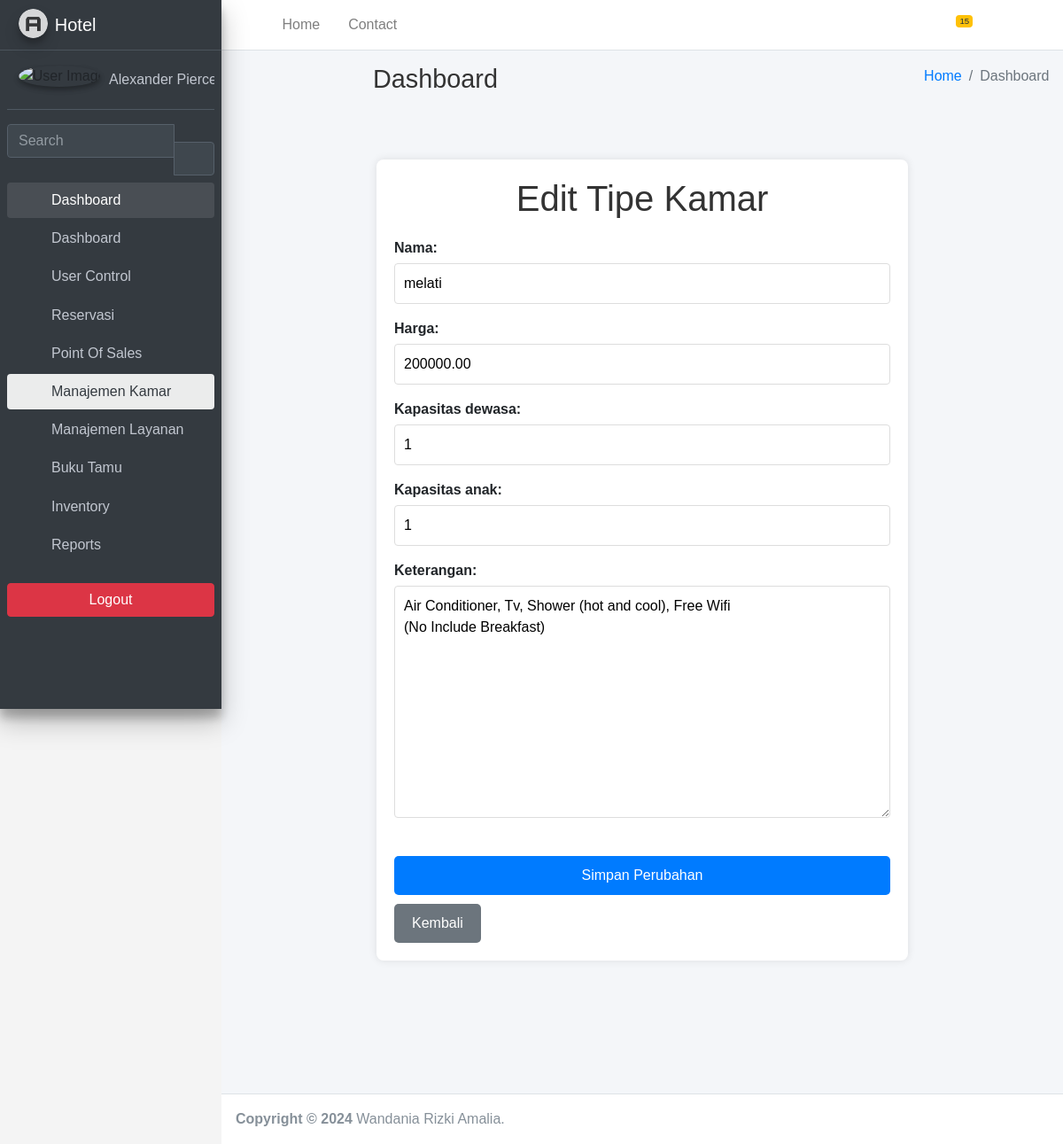
The page /hotel/room_types/edit/1/ on the database its author committed.
### hotel/models.py (models this page shows, shortened)
class RoomType(models.Model):
    nama = models.CharField(max_length=100)
    harga = models.DecimalField(max_digits=10, decimal_places=2)
    kapasitas_dewasa = models.IntegerField()
    kapasitas_anak = models.IntegerField()
    keterangan = models.TextField(blank=True, null=True)

### hotel/views.py (the view)
# urls.py: path('room_types/edit/<int:pk>/', views.edit_room_type, name='edit_room_type'),
def edit_room_type(request, pk):
    room_type = get_object_or_404(RoomType, pk=pk)
    if request.method == 'POST':
        form = RoomTypeForm(request.POST, instance=room_type)
        if form.is_valid():
            form.save()
            return redirect('room_type_list')
    else:
        form = RoomTypeForm(instance=room_type)
    return render(request, 'edit_room_type.html', {'form': form})

### hotel/forms.py
class RoomTypeForm(forms.ModelForm):
    class Meta:
        model = RoomType
        fields = ['nama', 'harga', 'kapasitas_dewasa', 'kapasitas_anak', 'keterangan']

### hotel/templates/edit_room_type.html (shortened to what this page needs)
<!DOCTYPE html>
{% load static %}
<html lang="en">
<head>
  <link rel="stylesheet" href="{% static 'assets/plugins/fontawesome-free/css/all.min.css' %}">
  <link rel="stylesheet" href="{% static 'assets/https://code.ionicframework.com/ionicons/2.0.1/css/ionicons.min.css' %}">
  <link rel="stylesheet" href="{% static 'assets/plugins/tempusdominus-bootstrap-4/css/tempusdominus-bootstrap-4.min.css' %}">
  <link rel="stylesheet" href="{% static 'assets/plugins/icheck-bootstrap/icheck-bootstrap.min.css' %}">
  <link rel="stylesheet" href="{% static 'assets/plugins/jqvmap/jqvmap.min.css' %}">
  <link rel="stylesheet" href="{% static 'assets/dist/css/adminlte.min.css' %}">
  <link rel="stylesheet" href="{% static 'assets/plugins/overlayScrollbars/css/OverlayScrollbars.min.css' %}">
  <link rel="stylesheet" href="{% static 'assets/plugins/daterangepicker/daterangepicker.css' %}">
  <link rel="stylesheet" href="{% static 'assets/plugins/summernote/summernote-bs4.min.css' %}">
</head>
<body class="hold-transition sidebar-mini layout-fixed">
<div class="wrapper">
  <nav class="main-header navbar navbar-expand navbar-white navbar-light">
    <ul class="navbar-nav">
      <li class="nav-item">
        <a class="nav-link" data-widget="pushmenu" href="#" role="button"><i class="fas fa-bars"></i></a>
      </li>
      <li class="nav-item d-none d-sm-inline-block">
        <a href="index3.html" class="nav-link">Home</a>
      </li>
      <li class="nav-item d-none d-sm-inline-block">
        <a href="#" class="nav-link">Contact</a>
      </li>
    </ul>
    <ul class="navbar-nav ml-auto">
      <li class="nav-item dropdown">
        <a class="nav-link" data-toggle="dropdown" href="#">
          <span class="badge badge-warning navbar-badge">15</span>
        </a>
      </li>
      <li class="nav-item">
        <a class="nav-link" data-widget="fullscreen" href="#" role="button">
          <i class="fas fa-expand-arrows-alt"></i>
        </a>
      </li>
      <li class="nav-item">
        <a class="nav-link" data-widget="control-sidebar" data-controlsidebar-slide="true" href="#" role="button">
          <i class="fas fa-th-large"></i>
        </a>
      </li>
    </ul>
  </nav>
  <aside class="main-sidebar sidebar-dark-primary elevation-4">
    <a href="index3.html" class="brand-link">
      <img src="{% static 'assets/dist/img/AdminLTELogo.png' %}" alt="AdminLTE Logo" class="brand-image img-circle elevation-3" style="opacity: .8">
      <span class="brand-text font-weight-light">Hotel</span>
    </a>
    <div class="sidebar">
      <div class="user-panel mt-3 pb-3 mb-3 d-flex">
        <div class="image">
          <img src="{% static 'assets/dist/img/user2-160x160.jpg' %}" class="img-circle elevation-2" alt="User Image">
        </div>
        <div class="info">
          <a href="#" class="d-block">Alexander Pierce</a>
        </div>
      </div>
      <div class="form-inline">
        <div class="input-group" data-widget="sidebar-search">
          <input class="form-control form-control-sidebar" type="search" placeholder="Search" aria-label="Search">
          <div class="input-group-append">
            <button class="btn btn-sidebar">
              <i class="fas fa-search fa-fw"></i>
            </button>
          </div>
        </div>
      </div>
      <nav class="mt-2">
        <ul class="nav nav-pills nav-sidebar flex-column" data-widget="treeview" role="menu" data-accordion="false">
          <li class="nav-item menu-open">
            <a href="#" class="nav-link ">
              <i class="nav-icon fas fa-tachometer-alt"></i>
              <p>
                Dashboard
                <i class="right fas fa-angle-left"></i>
              </p>
            </a>
            <ul class="nav nav-treeview">
              <li class="nav-item">
                <a href="{% url 'base' %}" class="nav-link ">
                  <i class="far fa-circle nav-icon"></i>
                  <p>Dashboard</p>
                </a>
              </li>
              <li class="nav-item">
                <a href="{% url 'user_list' %}" class="nav-link ">
                  <i class="far fa-circle nav-icon"></i>
                  <p>User Control</p>
                </a>
              </li>
              <li class="nav-item">
                <a href="#" class="nav-link">
                  <i class="nav-icon fas fa-copy"></i>
                  <p>
                    Reservasi
                    <i class="fas fa-angle-left right"></i>
                  </p>
                </a>
              </li>
              <li class="nav-item">
                <a href="#" class="nav-link">
                  <i class="nav-icon fas fa-chart-pie"></i>
                  <p>
                    Point Of Sales
                    <i class="right fas fa-angle-left"></i>
                  </p>
                </a>
              </li>
          <li class="nav-item">
            <a href="#" class="nav-link active">
              <i class="nav-icon fas fa-chart-pie"></i>
              <p>
                Manajemen Kamar
                <i class="right fas fa-angle-left"></i>
              </p>
            </a>
          </li>
              <li class="nav-item">
                <a href="#" class="nav-link">
                  <i class="nav-icon fas fa-chart-pie"></i>
                  <p>
                    Manajemen Layanan
                    <i class="right fas fa-angle-left"></i>
                  </p>
                </a>
              </li>
          <li class="nav-item">
            <a href="#" class="nav-link">
              <i class="nav-icon fas fa-tree"></i>
              <p>
                Buku Tamu
                <i class="fas fa-angle-left right"></i>
              </p>
            </a>
          </li>
          <li class="nav-item">
            <a href="#" class="nav-link">
              <i class="nav-icon fas fa-edit"></i>
              <p>
                Inventory
                <i class="fas fa-angle-left right "></i>
              </p>
            </a>
          </li>
          <li class="nav-item">
            <a href="#" class="nav-link">
              <i class="nav-icon fas fa-edit"></i>
              <p>
                Reports
                <i class="fas fa-angle-left right"></i>
              </p>
            </a>
        <form action="{% url 'logout' %}" method="post">
          <button type="submit" class="btn btn-danger">Logout</button>
      </form>
      </ul>
      </nav>
    </div>
  </aside>
  <div class="content-wrapper">
    <div class="content-header">
      <div class="container-fluid">
        <div class="row mb-2">
          <div class="col-sm-6">
            <h1 class="m-0">Dashboard</h1>
          </div>
          <div class="col-sm-6">
            <ol class="breadcrumb float-sm-right">
              <li class="breadcrumb-item"><a href="#">Home</a></li>
              <li class="breadcrumb-item active">Dashboard </li>
            </ol>
          </div>
        </div>
      </div>
    </div>
</head>
<body>
  <div class="container">
      <h1>Edit Tipe Kamar</h1>
      <form method="post">
          {{ form.as_p }}
          <button type="submit">Simpan Perubahan</button>
      </form>
      <a href="{% url 'room_type_list' %}" class="btn-cancel">Kembali</a>
  </div>
</body>
          <section class="col-lg-5 connectedSortable">
      </div>
  </div>
  <footer class="main-footer">
    <strong>Copyright &copy; 2024</strong>
    Wandania Rizki Amalia.
  </footer>
</body>
</html>

### hotel/templates/edit_room_type.html (style rules this page uses)
body { font-family: Arial, sans-serif; background-color: #f4f4f4; margin: 0; padding: 0; }
.container { max-width: 600px; margin: 50px auto; background-color: #fff; padding: 20px; border-radius: 8px; box-shadow: 0 0 10px rgba(0, 0, 0, 0.1); }
h1 { color: #333; margin-bottom: 20px; text-align: center; }
form { display: flex; flex-direction: column; }
label { display: block; margin-bottom: 5px; font-weight: bold; }
input, select, textarea { width: 100%; padding: 10px; border-radius: 4px; border: 1px solid #ddd; }
button { padding: 10px 20px; border-radius: 5px; border: none; background-color: #007bff; color: #fff; font-size: 16px; cursor: pointer; margin-top: 20px; }
.btn-cancel { display: inline-block; margin-top: 10px; padding: 10px 20px; border-radius: 5px; text-decoration: none; color: #fff; background-color: #6c757d; font-size: 16px; }

### rows shown on the page
RoomType: nama "melati", harga "200000.00", kapasitas_dewasa "1", kapasitas_anak "1", keterangan "Air Conditioner, Tv, Shower (hot and cool), Free Wifi (No Include Breakfast)"
